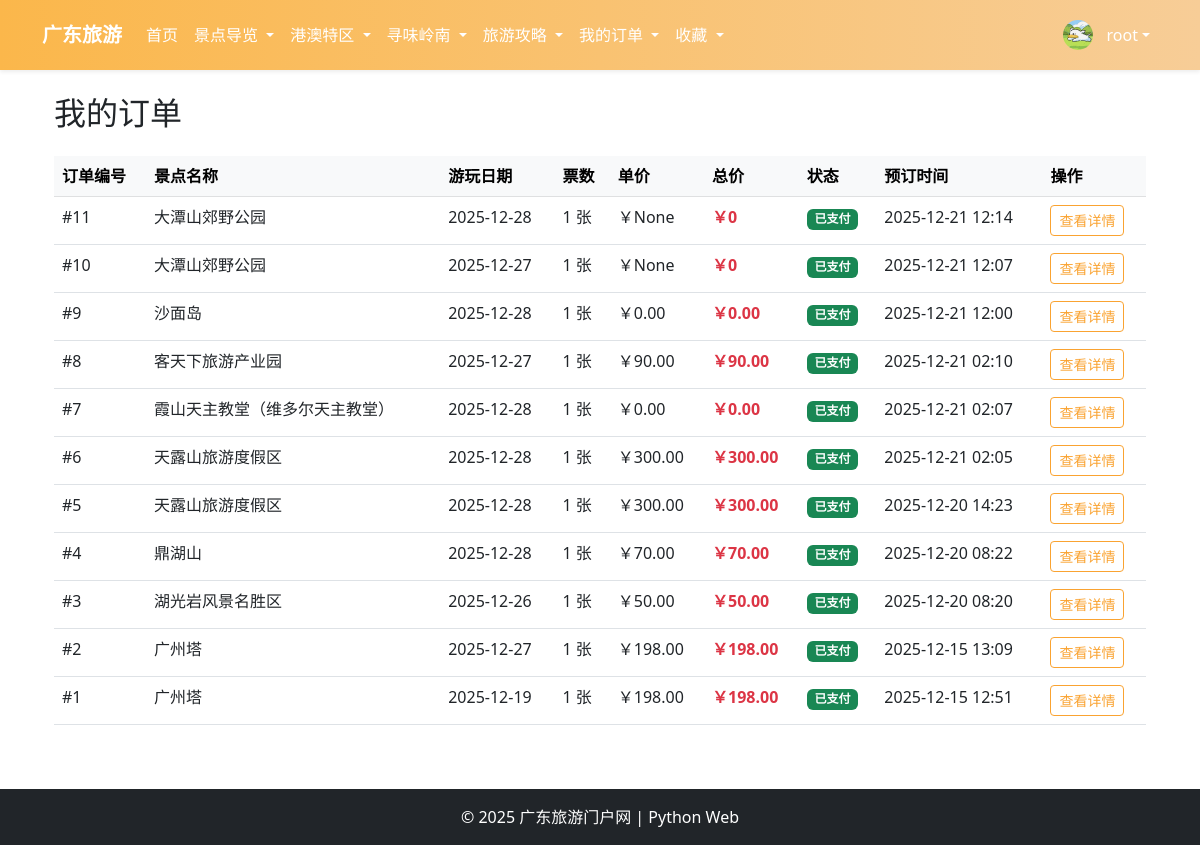
The app's page /bookingApp/my_bookings/ (signed in), older data.
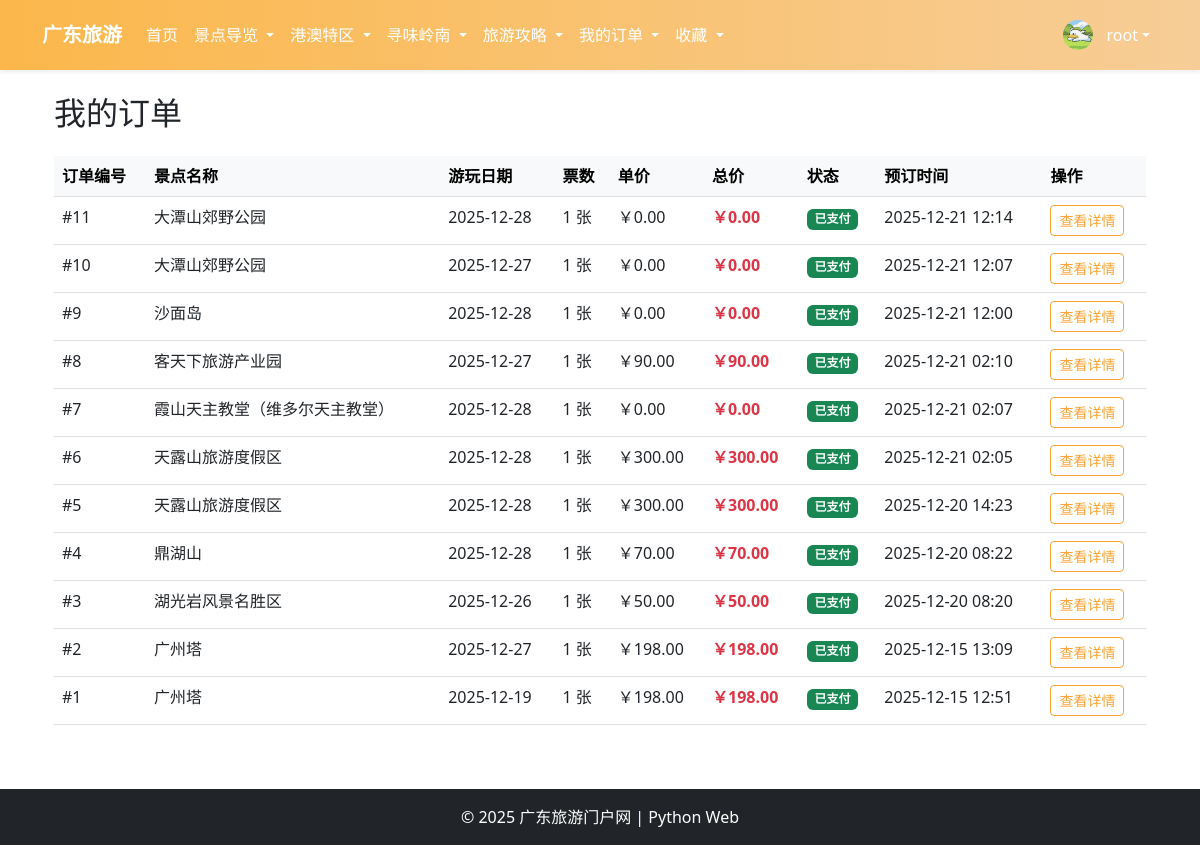
The same page, newer data.
### bookingApp/models.py (models this page shows, shortened)
class Booking(models.Model):
    STATUS_CHOICES = (
        ('pending', '待支付'),
        ('paid', '已支付'),
        ('cancelled', '已取消'),
    )
    user = models.ForeignKey(User, on_delete=models.CASCADE, verbose_name="下单用户")
    attraction = models.ForeignKey(Attraction, on_delete=models.CASCADE, verbose_name="预订景点")
    visit_date = models.DateField(verbose_name="游玩日期")
    quantity = models.PositiveIntegerField(default=1, verbose_name="票数")
    status = models.CharField(max_length=20, choices=STATUS_CHOICES, default='paid', verbose_name="状态")
    created_at = models.DateTimeField(default=timezone.now, null=True, blank=True, verbose_name="创建时间")
    @property
    def total_price(self):
        """ 防止空值参与运算的判断"""
        attraction_price = self.attraction.price if self.attraction.price is not None else 0
        quantity = self.quantity if self.quantity is not None else 0
        return attraction_price * quantity

### attractionsApp/models.py (models this page shows, shortened)
class Attraction(models.Model):
    REGION_CHOICES = (
        ('yue_bei', '粤北'),
        ('yue_xi', '粤西'),
        ('yue_nan', '珠三角'),
        ('yue_dong', '粤东'),
        ('gang_ao', '港澳'),
    )
    CITY_CHOICES = (
        ('guangzhou', '广州'),
        ('shenzhen', '深圳'),
        ('foshan', '佛山'),
        ('dongguan', '东莞'),
        ('zhuhai', '珠海'),
        ('zhongshan', '中山'),
        ('jiangmen', '江门'),
        ('huizhou', '惠州'),
        ('zhaoqing', '肇庆'),
        ('shantou', '汕头'),
        ('chaozhou', '潮州'),
        ('jieyang', '揭阳'),
        ('shanwei', '汕尾'),
        ('meizhou', '梅州'),
        ('shaoguan', '韶关'),
        ('qingyuan', '清远'),
        ('heyuan', '河源'),
        ('maoming', '茂名'),
        ('yangjiang', '阳江'),
        ('yunfu', '云浮'),
        ('zhanjiang', '湛江'),
        ('aomeng', '澳门'),
        ('xianggang', '香港'),
    )
    TYPE_CHOICES = (
        ('natural', '自然'),
        ('cultural', '人文'),
        ('mixed', '综合'),
    )
    name = models.CharField(max_length=100, verbose_name="景点名称")
    region = models.CharField(max_length=20, choices=REGION_CHOICES, verbose_name="所属区域")
    city = models.CharField(max_length=20, choices=CITY_CHOICES, verbose_name="所属城市", default='guangzhou')
    attraction_type = models.CharField(max_length=20, choices=TYPE_CHOICES, verbose_name="景点类型", default='mixed')
    description = models.TextField(verbose_name="景点介绍")
    price = models.DecimalField(max_digits=7, decimal_places=2, verbose_name="门票价格", null=True, blank=True)
    is_free = models.BooleanField(default=False, verbose_name="门票免费")
    image = models.ImageField(upload_to='attractions/', verbose_name="封面图")
    opening_hours = models.CharField(max_length=200, verbose_name="开放时间", default="09:00-18:00")
    map_image = models.ImageField(upload_to='attractions/maps/', verbose_name="地图位置图", null=True, blank=True)
    view_count = models.PositiveIntegerField(default=0, verbose_name="浏览量")
    like_count = models.PositiveIntegerField(default=0, verbose_name="点赞数")
    created_at = models.DateTimeField(auto_now_add=True, verbose_name="创建时间")
    updated_at = models.DateTimeField(auto_now=True, verbose_name="更新时间")
    class Meta:
        ordering = ['-created_at']
        verbose_name = "景点"
        verbose_name_plural = "景点"

### bookingApp/views.py (the view)
# urls.py: path('my_bookings/', views.my_bookings, name='my_bookings'),  # 我的订单
@login_required
def my_bookings(request):
    bookings = Booking.objects.filter(user=request.user).order_by('-created_at')
    return render(request, 'booking/list.html', {'bookings': bookings})

### templates/booking/list.html (shortened to what this page needs)
{% extends 'base.html' %}
{% block content %}
<div class="container mt-4">
    <h2 class="mb-4">我的订单</h2>
    {% if bookings %}
        <div class="table-responsive">
            <table class="table table-hover">
                <thead class="table-light">
                    <tr>
                        <th>订单编号</th>
                        <th>景点名称</th>
                        <th>游玩日期</th>
                        <th>票数</th>
                        <th>单价</th>
                        <th>总价</th>
                        <th>状态</th>
                        <th>预订时间</th>
                        <th>操作</th>
                    </tr>
                </thead>
                <tbody>
                    {% for booking in bookings %}
                    <tr>
                        <td>#{{ booking.id }}</td>
                        <td>{{ booking.attraction.name }}</td>
                        <td>{{ booking.visit_date|date:"Y-m-d" }}</td>
                        <td>{{ booking.quantity }} 张</td>
                        <td>￥{{ booking.attraction.price }}</td>
                        <td class="text-danger fw-bold">￥{{ booking.total_price }}</td>
                        <td>
                            {% if booking.status == 'paid' %}
                                <span class="badge bg-success">已支付</span>
                            {% elif booking.status == 'pending' %}
                                <span class="badge bg-warning">待支付</span>
                            {% else %}
                                <span class="badge bg-secondary">已取消</span>
                            {% endif %}
                        </td>
                        <td>{{ booking.created_at|date:"Y-m-d H:i" }}</td>
                        <td>
                            <a href="{% url 'bookingApp:booking_detail' booking.id %}" class="btn btn-sm btn-outline-primary booking-list-outline-btn">查看详情</a>
                        </td>
                    </tr>
                    {% endfor %}
                </tbody>
            </table>
        </div>
    {% else %}
        <div class="alert alert-info booking-list-alert-info text-center">
            <p class="mb-0">您还没有任何订单，<a href="{% url 'attractionsApp:attraction_list' %}">去看看景点吧</a></p>
        </div>
    {% endif %}
</div>
{% endblock %}

Row changes from the older to the newer data that the page shows:
changed through a linked row, Booking id 11: attraction.price "None" → "0.00"; total_price "0" → "0.00"
changed through a linked row, Booking id 10: attraction.price "None" → "0.00"; total_price "0" → "0.00"
